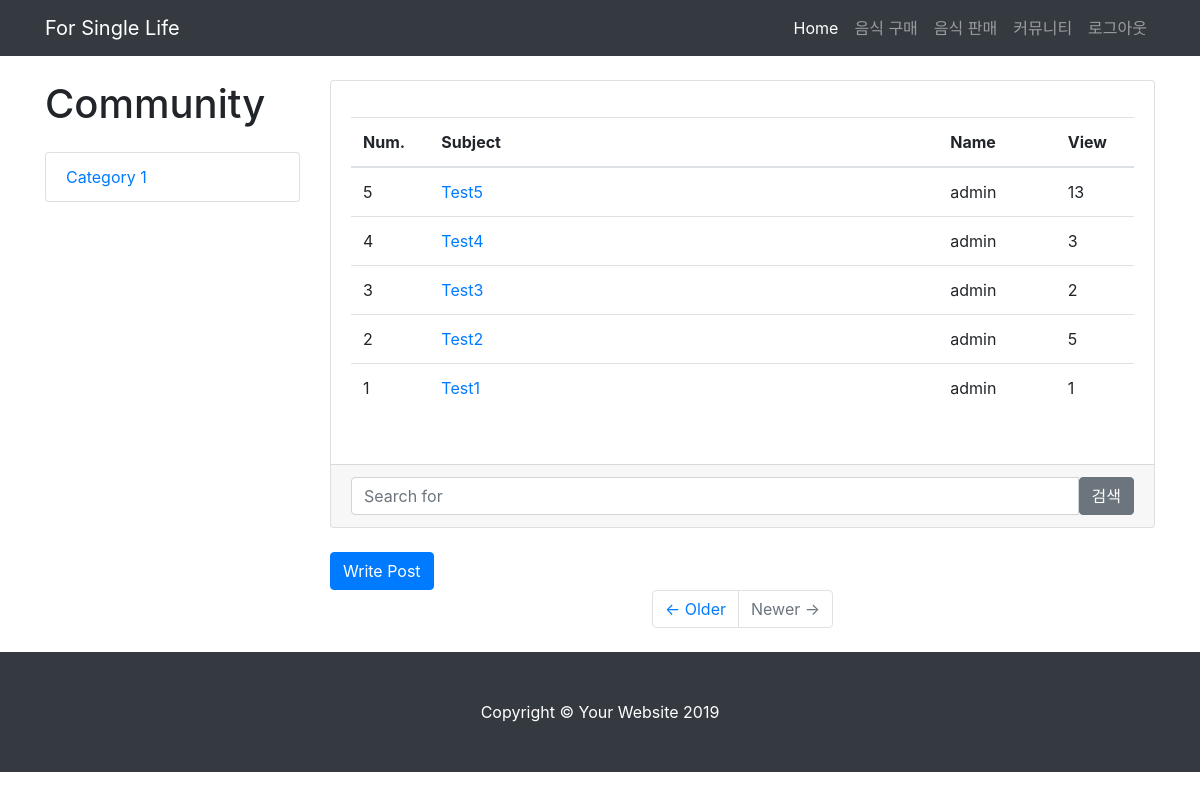
Before: /community/ with the older database file.
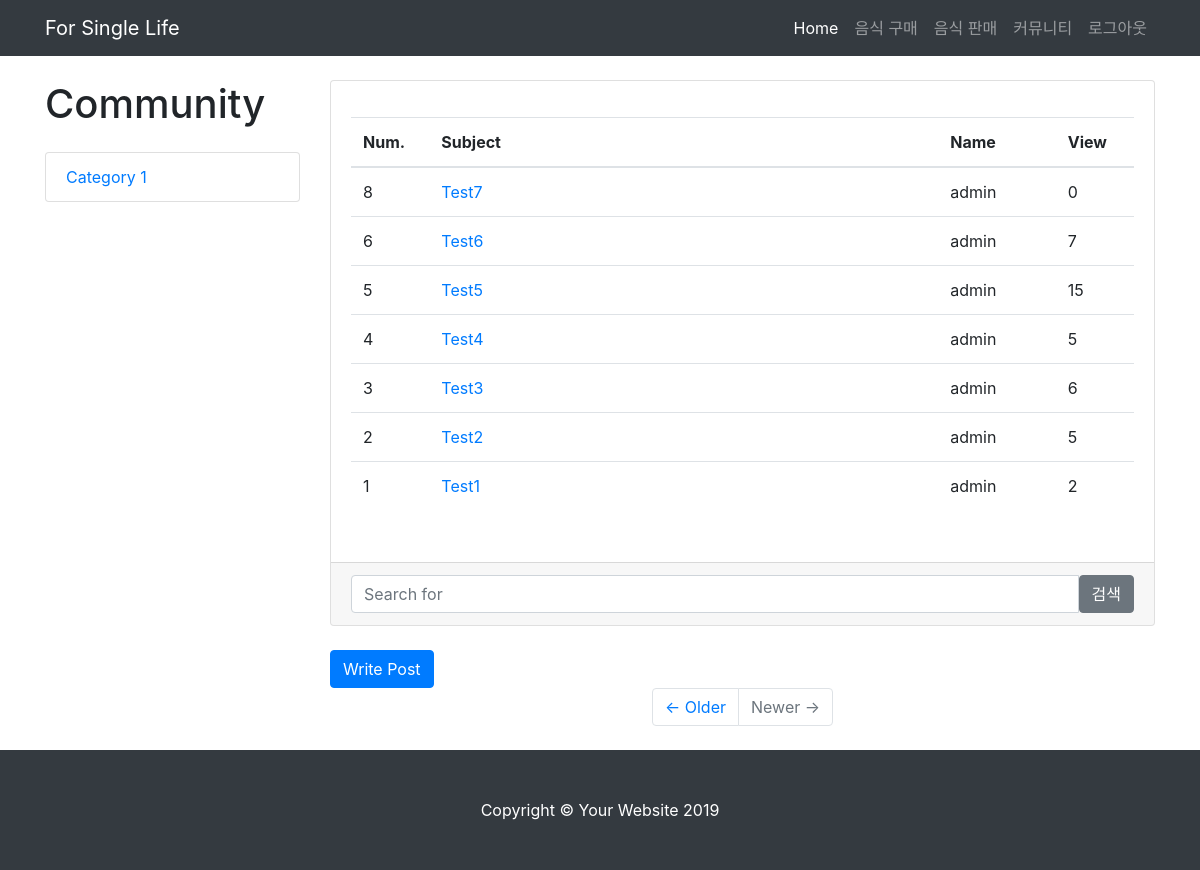
After: the same page with the newer database file.
### app/models.py (models this page shows)
class Board(models.Model):
    subject = models.CharField(max_length=50, blank=True)
    name = models.CharField(max_length=30, blank=True)
    created_date = models.DateTimeField(auto_now_add=True)
    content = models.TextField(max_length=500, blank=True)
    view = models.IntegerField(default=0)

### app/views.py (the view)
# urls.py: path('community/', views.community, name='community'),
def community(request):
    boards = Board.objects.order_by('-id')
    context = {'boards': boards}
    return render(request, 'community.html', context)

### templates/community.html (shortened to what this page needs)
{% load staticfiles %}
<!DOCTYPE html>
<html lang="en">
<head>
  <link href="{% static 'vendor/bootstrap/css/bootstrap.min.css' %}" rel="stylesheet">
  <link href="{% static 'css/blog-home.css' %}" rel="stylesheet">
</head>
<body>
  <nav class="navbar navbar-expand-lg navbar-dark bg-dark fixed-top">
    <div class="container">
      <a class="navbar-brand" href="{% url 'main' %}">For Single Life</a>
      <div class="collapse navbar-collapse" id="navbarResponsive">
        <ul class="navbar-nav ml-auto">
          <li class="nav-item active">
            <a class="nav-link" href="{% url 'main' %}">Home
            </a>
          </li>
          <li class="nav-item">
            <a class="nav-link" href="{% url 'foodlist' %}">음식 구매</a>
          </li>
          <li class="nav-item">
            <a class="nav-link" href="{% url 'foodreg' %}">음식 판매</a>
          </li>
          <li class="nav-item">
            <a class="nav-link" href="{% url 'community' %}">커뮤니티</a>
          </li>
            <li class="nav-item">
            <a class="nav-link" href="{% url 'logout' %}">로그아웃</a>
          </li>
        </ul>
      </div>
    </div>
  </nav>
  <div class="container">
 <div class="row">
<div class="col-lg-3">
        <h1 class="my-4">Community</h1>
        <div class="list-group">
          <a href="#" class="list-group-item">Category 1</a>
        </div>
      </div>
      <div class="col-lg-9">
        <div class="card mb-4">
          <div class="card-body">
            <p class="card-text"><div id="data" class="table-responsive">
    <table class="table">
        <thead>
        <tr>
            <th>Num.</th>
            <th>Subject</th>
            <th>Name</th>
            <th>View</th>
        </tr>
        </thead>
        <tbody>
        {% for board in boards %}
        <tr>
            <td data-label="Num." width=10%>{{ board.id }}</td>
            <td data-label="Subject" width=65%><form action="post={{ board.id }}" method="POST" title="{{ board.subject}}"><a href="post={{ board.id }}" value="{{ board.id }}">{{ board.subject }}</a></form></td>
            <td data-label="Name" width=15%>{{ board.name }}</td>
            <td data-label="View" width=10%>{{ board.view }}</td>
        </tr>
        {% endfor %}
        </tbody>
    </table>
</div>
              </p>
          </div>
          <div class="card-footer text-muted">
            <div class="input-group">
              <input type="text" class="form-control" placeholder="Search for">
              <span class="input-group-btn">
                <button class="btn btn-secondary" type="button">검색</button>
              </span>
            </div>
          </div>
        </div>
<form action="write" method="POST">
    <button name="write_post" value="write" class="btn btn-primary">Write Post</button>
</form>
        <ul class="pagination justify-content-center mb-4">
          <li class="page-item">
            <a class="page-link" href="">&larr; Older</a>
          </li>
          <li class="page-item disabled">
            <a class="page-link" href="#">Newer &rarr;</a>
          </li>
        </ul>
      </div>
    </div>
  </div>
  <footer class="py-5 bg-dark">
    <div class="container">
      <p class="m-0 text-center text-white">Copyright &copy; Your Website 2019</p>
    </div>
  </footer>
</body>
</html>

### static/css/blog-home.css (style rules this page uses)
body { padding-top: 56px; }

Changed rows visible on the page:
added Board: id "8", subject "Test7", name "admin", view "0"
added Board: id "6", subject "Test6", name "admin", view "7"
changed Board "Test5": view "13" → "15"
changed Board "Test4": view "3" → "5"
changed Board "Test3": view "2" → "6"
changed Board "Test1": view "1" → "2"
